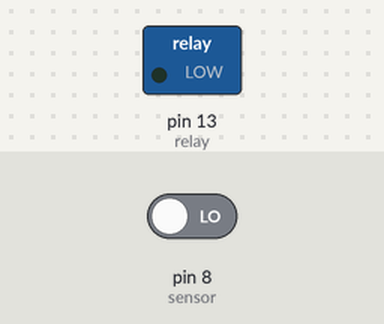
Recording of a sketch running on a simulated Arduino Uno, built with avr-gcc and run on an emulated ATmega328P. On the bench: switched loads named in the sketch (green lamp = pin HIGH). The test bench sets the inputs (shaded band); at power-on: pin 8 (sensor) LOW.

Above: at 1.2 s.
1.3 s: pin 8 (sensor) driven HIGH
At 2.5 s:
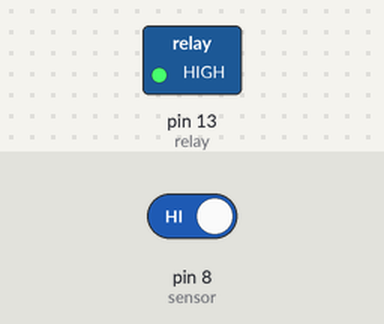
2.8 s: pin 8 (sensor) driven LOW
At 3.7 s:
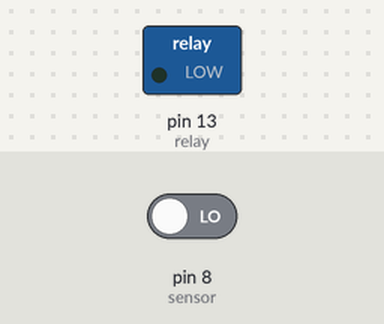
Timing chart, 0 to 5.8 s (numbered marks = the images above; inputs shaded):
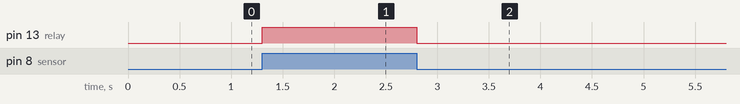

The sketch:

default_light_behavior.ino
```cpp
const int sensor = 8;
const int relay = 13;

int x = 0;
int y = 0;
int lastSensorStatus = 0;

void setup() {
  // sets relay pin 13 to output AND sensor pin 8 to input
  pinMode(relay, OUTPUT);

  pinMode(sensor, INPUT);
}

void loop(){
  // read in signals of sensor and relay
  x = digitalRead(sensor);
  y = digitalRead(relay);

  // default light status is ON
  digitalWrite(relay, LOW);

  // logic: while sensor gets input --> light status is OFF
  // aka: light is off while finger is on sensor
  while (x == HIGH){
    digitalWrite(relay, HIGH);
    x = digitalRead(sensor);
  }
  digitalWrite(relay, LOW);

}
```

Measured:
- after the input at 1.3 s, pin 13 (relay): LOW → HIGH at once
- after the input at 2.8 s, pin 13 (relay): HIGH → LOW at once
